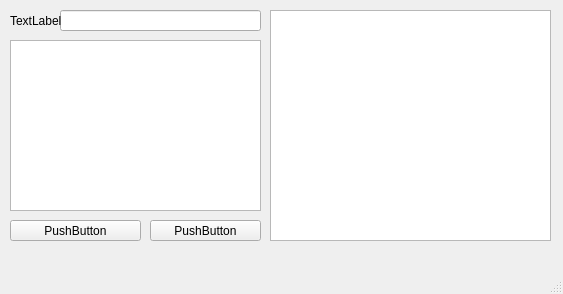
<?xml version="1.0" encoding="UTF-8"?>
<ui version="4.0">
 <class>MainWindow</class>
 <widget class="QMainWindow" name="MainWindow">
  <property name="geometry">
   <rect>
    <x>0</x>
    <y>0</y>
    <width>563</width>
    <height>294</height>
   </rect>
  </property>
  <property name="windowTitle">
   <string>MainWindow</string>
  </property>
  <widget class="QWidget" name="centralwidget">
   <widget class="QPushButton" name="connectButton">
    <property name="geometry">
     <rect>
      <x>10</x>
      <y>220</y>
      <width>131</width>
      <height>21</height>
     </rect>
    </property>
    <property name="text">
     <string>PushButton</string>
    </property>
   </widget>
   <widget class="QPushButton" name="sendButton">
    <property name="geometry">
     <rect>
      <x>150</x>
      <y>220</y>
      <width>111</width>
      <height>21</height>
     </rect>
    </property>
    <property name="text">
     <string>PushButton</string>
    </property>
   </widget>
   <widget class="QTextEdit" name="textEdit">
    <property name="geometry">
     <rect>
      <x>10</x>
      <y>40</y>
      <width>251</width>
      <height>171</height>
     </rect>
    </property>
   </widget>
   <widget class="QLineEdit" name="lineEdit">
    <property name="geometry">
     <rect>
      <x>60</x>
      <y>10</y>
      <width>201</width>
      <height>21</height>
     </rect>
    </property>
   </widget>
   <widget class="QTextBrowser" name="textBrowser">
    <property name="geometry">
     <rect>
      <x>270</x>
      <y>10</y>
      <width>281</width>
      <height>231</height>
     </rect>
    </property>
   </widget>
   <widget class="QLabel" name="label">
    <property name="geometry">
     <rect>
      <x>10</x>
      <y>10</y>
      <width>81</width>
      <height>21</height>
     </rect>
    </property>
    <property name="text">
     <string>TextLabel</string>
    </property>
   </widget>
  </widget>
  <widget class="QMenuBar" name="menubar">
   <property name="geometry">
    <rect>
     <x>0</x>
     <y>0</y>
     <width>563</width>
     <height>20</height>
    </rect>
   </property>
  </widget>
  <widget class="QStatusBar" name="statusbar"/>
 </widget>
 <resources/>
 <connections/>
</ui>
